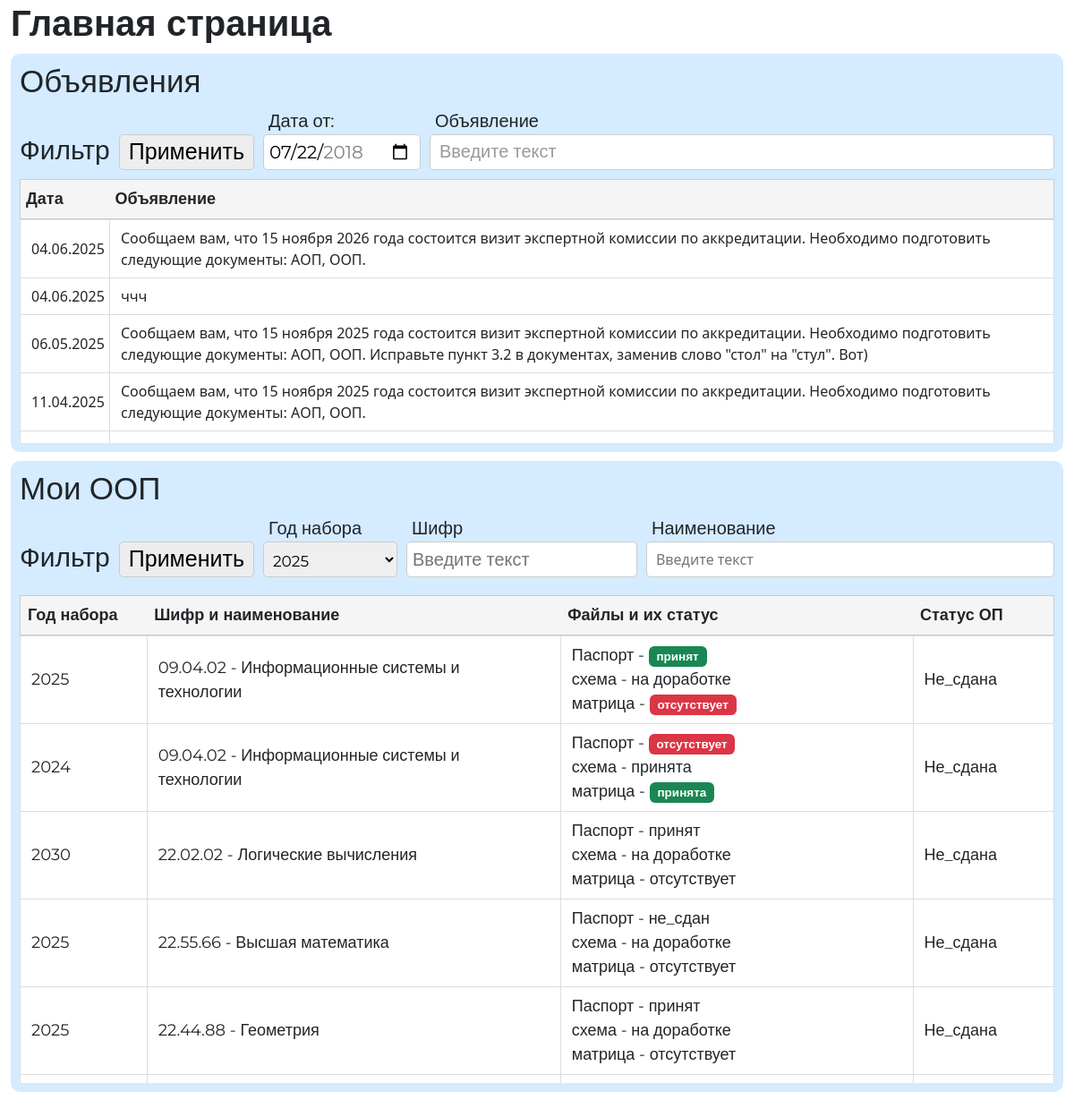
The page /programs/pages_rop/ on the database its author committed.
### myapp/models.py (models this page shows, shortened)
class News(models.Model):
    created_at = models.DateTimeField("Дата создания", auto_now_add=True)
    content = models.TextField("Новость")
    class Meta:
        verbose_name = "Новость"
        verbose_name_plural = "Новости"

class EducationalProgram(models.Model):
    STATUS_CHOICES = [
        ('сдана', 'сдана'),
        ('не_сдана', 'не_сдана')
    ]
    id_program = models.AutoField(
        "ID Образовательной программы",
        primary_key=True
    )
    name = models.CharField(
        "Наименование программы",
        max_length=255,
        help_text="Полное название образовательной программы"
    )
    abbreviation = models.CharField(
        "Аббревиатура",
        max_length=20,
        help_text="Сокращенное название (например, ПМИ)"
    )
    specialty_code = models.CharField(
        "Шифр специальности",
        max_length=15,
        help_text="Код специальности по ФГОС"
    )
    enrollment_year = models.PositiveIntegerField(
        "Год набора",
        validators=[
            MinValueValidator(2000),
            MaxValueValidator(2030)
        ]
    )
    status = models.CharField(
        "Статус",
        max_length=15,
        choices=STATUS_CHOICES,
        default='development'
    )
    department = models.ForeignKey(
        Department,
        on_delete=models.CASCADE,
        verbose_name="Выпускающая кафедра"
    )
    head = models.ForeignKey(
        Head_of_the_educational_program,
        on_delete=models.SET_NULL,
        null=True,
        blank=True,
        verbose_name="Руководитель программы"
    )
    class Meta:
        verbose_name = "Образовательная программа"
        verbose_name_plural = "Образовательные программы"
        ordering = ['-enrollment_year', 'name']
        constraints = [
            models.UniqueConstraint(
                fields=['abbreviation', 'enrollment_year'],
                name='unique_program_abbreviation_per_year'
            )
        ]

class Passport(models.Model):
    ASSESSMENT_CHOICES = [
        (1, 'сдан'),
        (2, 'не_сдан')
    ]
    id_matrix = models.AutoField(
        _("ID Паспорта"),
        primary_key=True
    )
    educational_program = models.ForeignKey(
        EducationalProgram,
        on_delete=models.CASCADE,
        verbose_name="Образовательная программа",
        related_name='passports',
        help_text="Выберите образовательную программу из списка"
    )
    licensing_employee = models.ForeignKey(
        'Employee',
        on_delete=models.SET_NULL,
        null=True,
        blank=True,
        verbose_name=_("Сотрудник ОЛ"),
        limit_choices_to={'position__icontains': 'лицензирования'},
        help_text=_("Выберите сотрудника отдела лицензирования")
    )
    add_date = models.DateField(
        _("Дата добавления РОП"),
        auto_now_add=True,
        editable=False
    )
    assessment = models.IntegerField(
        _("Статус проверки"),
        choices=ASSESSMENT_CHOICES,
        default=2
    )
    document_link = models.FileField(
        _("Файл документа"),
        upload_to='passports/',
        null=True,
        blank=True
    )
    class Meta:
        verbose_name = _("Паспорт ОП")
        verbose_name_plural = _("Паспорта ОП")
        ordering = ['-add_date']

### myapp/views.py (the view)
# urls.py: path('pages_rop/', ROPPageView.as_view(), name='rop-page'),
class ROPPageView(BaseProgramView, TemplateView):  # BaseProgramView должен быть ПЕРВЫМ
    template_name = 'myproject/pages_rop/index.html'
    def get_context_data(self, **kwargs):
        context = super().get_context_data(**kwargs)  # Важно!
        context['programs'] = EducationalProgram.objects.all()
        return context

### myapp/templates/myproject/pages_rop/index.html (shortened to what this page needs)
{% load static %}
<!DOCTYPE html>
<html lang="ru">
<head>
    <link href="https://cdn.jsdelivr.net/npm/bootstrap@5.3.0/dist/css/bootstrap.min.css" rel="stylesheet">
    <link rel="stylesheet" href="{% static 'style.css' %}">
    <link rel="stylesheet" href="https://cdnjs.cloudflare.com/ajax/libs/font-awesome/6.4.0/css/all.min.css">
</head>
<body>
    <div class="cont">
        <div class="sokr">
            <center>
                <div class="serif" class="d-flex flex-column mx-auto" style="width: 98%;">
                    <div style="text-align: left;">
                        <h2 class="montserrat-40"><b> Главная страница </b></h2>
                    </div>
                    <div class="color_block">
                        <div style="text-align: left;">
                            <h2 class="montserrat-35-italic">
                                 Объявления </h2>
                        </div>
                        <div class="BLOCK2">
                            <div id="FILTR" class="footer Lmontserrat-30-italic">Фильтр</div>
                            <div class="footer">
                                <button class="KNOPKA MLmontserrat-30-italic">
                                    Применить</button></div>
                            <div class="d-flex flex-column">
                                <label for="start" class="Тmontserrat-20-italic">Дата от:</label>
                                <input type="date" id="start" name="trip-start" value="2018-07-22"
                                class="Тmontserrat-20-italic "
                                min="2018-01-01" max="2018-12-31" />
                            </div>
                            <div class="d-flex flex-column" style="flex-grow: 1;">
                                <label for="start" class="Тmontserrat-20-italic">Объявление</label>
                                <input class="vvod" type="text" class="Тmontserrat-20-italic" placeholder="Введите текст">
                            </div>
                        </div>
                        <div class="BLOCK23">
                            <table>
                                <colgroup>
                                    <col style="width: 100px;">
                                    <col style="width: 100%;">
                                </colgroup>
                                <thead>
                                    <tr>
                                        <th class="col Тmontserrat-18-italic" style="font-weight: bold;">Дата</th>
                                        <th class="col Тmontserrat-18-italic" style="font-weight: bold;">Объявление</th>
                                    </tr>
                                </thead>
                            </table>
                            <div class="shok scroll-table-body" style="height: 250px !important;">
                                <table>
                                    <colgroup>
                                        <col style="width: 100px;">
                                        <col style="width: 100%;">
                                    </colgroup>
                                    <tbody>
{% for news in news_lis %}
<tr>
    <td class="montserrat-18-italic">{{ news.created_at|date:"d.m.Y" }}</td>
    <td>
        {{ news.content }}
    </td>
</tr>
{% empty %}
<tr>
    <td colspan="2">Новостей пока нет</td>
</tr>
{% endfor %}
                                    </tbody>
                                </table>
                            </div>
                        </div>
                    </div>
                    <div class="color_block Block3">
                        <div>
                            <div style="text-align: left;">
                                <h2 class="montserrat-35-italic"> Мои ООП </h2>
                            </div>
                            <div class="BLOCK4">
                                <div id="FILTR" class="footer Lmontserrat-30-italic">Фильтр</div>
                                <div class="footer"><button class="KNOPKA MLmontserrat-30-italic">Применить</button></div>
                                <div class="d-flex flex-column">
                                    <label for="year" class="Тmontserrat-20-italic">Год набора</label>
                                    <select id="year" name="year" style="width: 150px; font-size: 17px !important;" class="Тmontserrat-20-italic">
                                        <option value="2025">2025</option>
                                    </select>
                                </div>
                                <div class="d-flex flex-column flex-grow-3" style="align-self: end;">
                                    <label for="code" class="Тmontserrat-20-italic">Шифр</label>
                                    <input id="code" type="text" placeholder="Введите текст" class="Тmontserrat-20-italic">
                                </div>
                                <div class="d-flex flex-column flex-grow-1" style="align-self: end;">
                                    <label for="name" class="Тmontserrat-20-italic">Наименование</label>
                                    <input id="name" type="text" placeholder="Введите текст">
                                </div>
                            </div>
                        </div>
                        <div class="Block33">
                            <table>
                                <colgroup>
                                    <col style="width: 90px;">
                                    <col style="width: 40%;">
                                    <col style="width: 250px;">
                                    <col style="width: 100px;">
                                </colgroup>
                                <thead class="Тmontserrat-18-italic">
                                    <tr>
                                        <th class="col">Год набора</th>
                                        <th class="col">Шифр и наименование</th>
                                        <th class="col">Файлы и их статус</th>
                                        <th class="col">Статус ОП</th>
                                    </tr>
                                </thead>
                            </table>
                            <div class="vniz scroll-table-body">
                                <table id="myTable">
                                    <colgroup>
                                        <col style="width: 90px;">
                                        <col style="width: 40%;">
                                        <col style="width: 250px;">
                                        <col style="width: 100px;">
                                    </colgroup>
                                    <tbody class="Тmontserrat-18-italic">
                                        <tr class="clickable-row" data-target="block-2">
                                            <td>2025</td>
                                            <td>09.04.02 - Информационные системы и технологии </td>
                                            <td class="status-cell">паспорт - принят <br>
                                                Схема - на доработке<br>Матрица - отсутствует </td>
                                            <td class="status-cell"> Не_сдана</td>
                                        </tr>
                                        <tr class="clickable-row" data-target="block-3">
                                            <td>2024</td>
                                            <td>09.04.02 - Информационные системы и технологии </td>
                                            <td class="status-cell">паспорт - отсутствует <br>
                                                Схема - принята<br>Матрица - принята </td>
                                            <td class="status-cell"> Не_сдана</td>
                                        </tr>
                                        {% for program in programs %}
                                        <tr class="clickable-row" data-target="block-2">
                                            <td>{{ program.enrollment_year }}</td>
                                            <td>{{ program.specialty_code }} - {{ program.name|default:"Нет названия" }}
                                            </td>
                                            <td class="status-cell">
                                                паспорт - {{ program.passports.first.get_assessment_display|default:"принят" }}<br>
                                                Схема - {{ program.schemes.first.status|default:"на доработке" }}<br>
                                                Матрица - {{ program.matrices.first.get_assessment_display|default:"отсутствует" }}
                                            </td>
                                            <td class="status-cell">{{ program.get_status_display }}</td>
                                        </tr>
                                        {% empty %}
                                        <tr>
                                            <td colspan="4">Нет доступных программ</td>
                                        </tr>
                                        {% endfor %}
                                    </tbody>
                            </div>
                        </div>
            </center>
        </div>
</body>
</html>

### rows shown on the page
News: created_at "04.06.2025", content "Сообщаем вам, что 15 ноября 2026 года состоится визит экспертной комиссии по аккредитации. Необходимо подготовить следующие документы: АОП, ООП."
News: created_at "04.06.2025", content "ччч"
News: created_at "06.05.2025", content "Сообщаем вам, что 15 ноября 2025 года состоится визит экспертной комиссии по аккредитации. Необходимо подготовить следующие документы: АОП, ООП. Исправьте пункт 3.2 в документах, заменив слово \"стол\" на \"стул\". Вот)"
News: created_at "11.04.2025", content "Сообщаем вам, что 15 ноября 2025 года состоится визит экспертной комиссии по аккредитации. Необходимо подготовить следующие документы: АОП, ООП."
EducationalProgram: enrollment_year "2030", specialty_code "22.02.02", name "Логические вычисления", passports.first.assessment "принят", schemes.first.status "на доработке", matrices.first.assessment "отсутствует", status "не_сдана"
EducationalProgram: enrollment_year "2025", specialty_code "22.55.66", name "Высшая математика", passports.first.assessment "не_сдан", schemes.first.status "на доработке", matrices.first.assessment "отсутствует", status "не_сдана"
EducationalProgram: enrollment_year "2025", specialty_code "22.44.88", name "Геометрия", passports.first.assessment "принят", schemes.first.status "на доработке", matrices.first.assessment "отсутствует", status "не_сдана"
